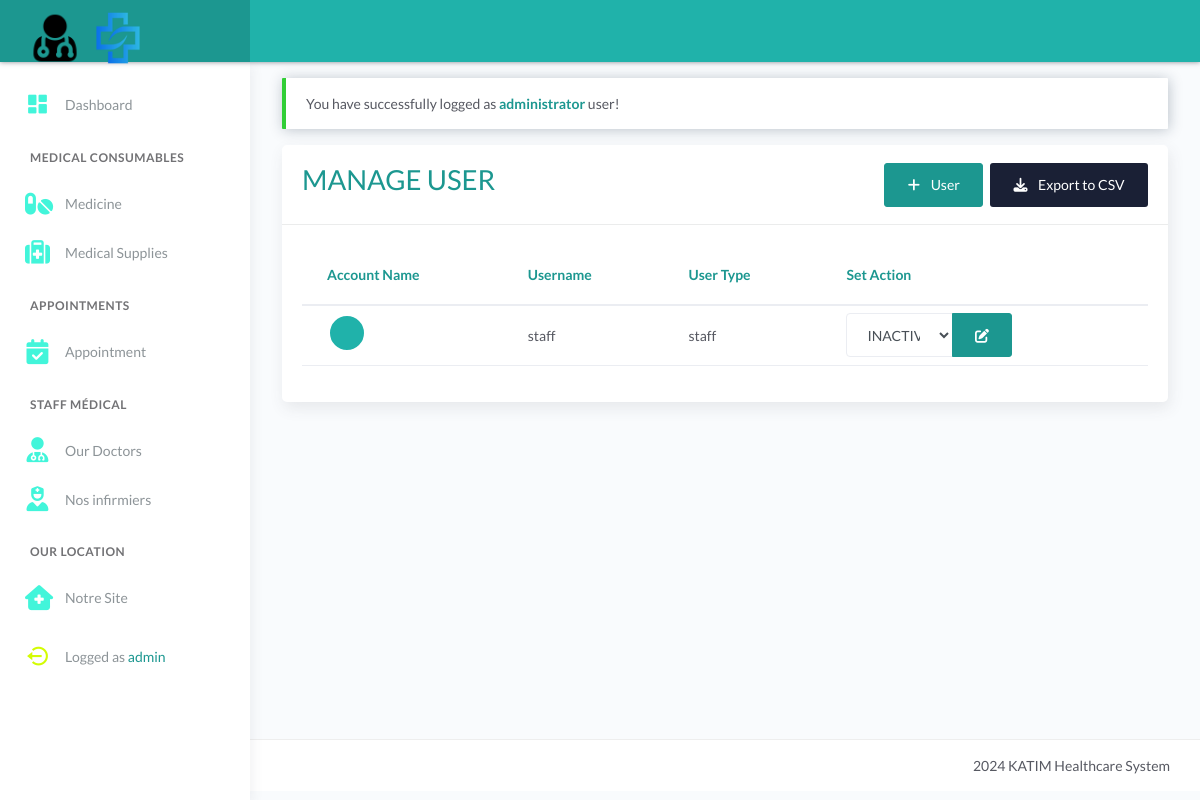
The app's page /manage-user.php (signed in), older data.
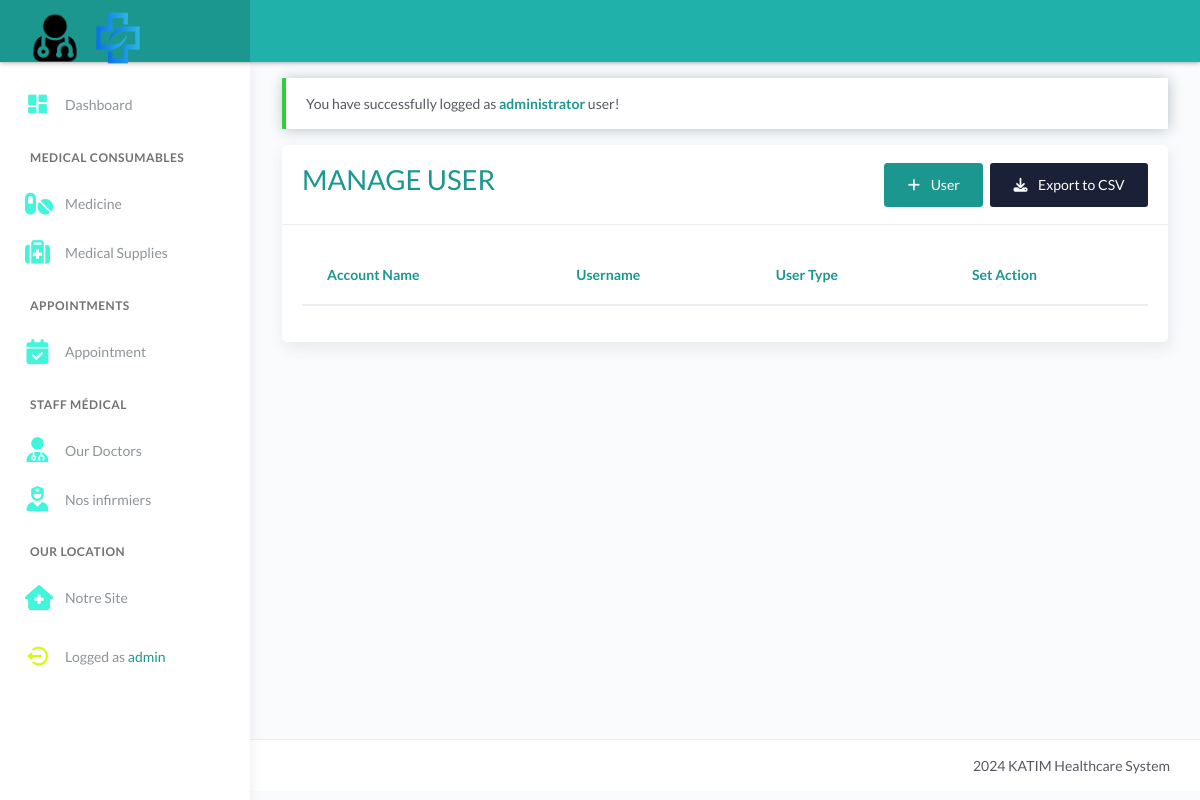
The same page, newer data.
### tables this page shows
CREATE TABLE `tbl_users` (
  `id` int(11) NOT NULL AUTO_INCREMENT,
  `username` varchar(50) DEFAULT NULL,
  `password` varchar(100) DEFAULT NULL,
  `user_type` varchar(20) DEFAULT NULL,
  `avatar` text DEFAULT NULL,
  `created_at` timestamp NOT NULL DEFAULT current_timestamp(),
  PRIMARY KEY (`id`)
);

### manage-user.php (the view, shortened to what this page needs)
<?php include 'server/server.php' ?>
<?php
	$user = $_SESSION['username'];
	$query = "SELECT * FROM tbl_users WHERE (username !='$user' AND username !='resident') ORDER BY `created_at` DESC";
    $result = $conn->query($query);
    $users = array();
	while($row = $result->fetch_assoc()){
		$users[] = $row;
	}
?>
<!DOCTYPE html>
<html lang="en">
<head>
	<?php include 'templates/header.php' ?>
</head>
<body>
	<div class="wrapper">
		<?php include 'templates/main-header.php' ?>
		<?php include 'templates/sidebar.php' ?>
		<div class="main-panel">
			<div class="content">
				<div class="page-inner">
					<div class="row mt--2">
						<div class="col-md-12">
							<?php if(isset($_SESSION['message'])): ?>
								<div class="alert alert-<?= $_SESSION['success']; ?> <?= $_SESSION['success']=='danger' ? 'bg-danger text-light' : null ?>" role="alert">
									<?php echo $_SESSION['message']; ?>
								</div>
							<?php endif ?>
                            <div class="card">
								<div class="card-header">
									<div class="card-head-row">
										<div class="card-title text-primary">
											<h1>MANAGE USER</h1>
										</div>
										<div class="card-tools">
											<a href="manage_user_add_form.php" class="btn btn-primary mr-1">
												<i class="fa fa-plus mr-2"></i>
												User
											</a>
											<button onclick="Export()" class="btn btn-default btn-default">
												<i class="fa fa-download mr-2"></i>
												Export to CSV
											</button>
										</div>
									</div>
								</div>
								<div class="card-body">
									<div class="table-responsive">
										<table class="table">
											<thead>
												<tr class="text-primary">
													<th scope="col">Account Name</th>
													<th scope="col">Username</th>
													<th scope="col">User Type</th>
													<th scope="col">Set Action</th>
												</tr>
											</thead>
											<tbody>
												<?php foreach($users as $row): ?>
													<tr>
														<td>
															<div class="avatar avatar-sm">
																<span class="avatar-title rounded-circle border border-white" style="background-color: lightseagreen"><?= ucwords($row['display_name'][0]) ?></span>
															</div>
														</td>
														<td><?= $row['username'] ?></td>
														<td><?= $row['user_type'] ?></td>
														<td>
															<div class="input-group mr-1" style="width:60%">
																<select class="form-control" id="formGroupDefaultSelect">
																	<option value="0" <?=$row['status'] == 0 ? 'selected="selected"' : '';?>">INACTIVE</option>
																</select>
																<div class="input-group-append">
																	<a href="manage_user_update_status.php?id=<?= $row['id'] ?>&status=<?= $row['status']==1?0:1 ?>" onclick="return confirm('Do you want to changes?');" class="btn btn-primary" data-toggle="tooltip" data-placement="top" title="Update user status">
																	<i class="fa fa-edit"></i>
																	</a>
																</div>
															</div>
														</td>
													</tr>
												<?php endforeach ?>
											</tbody>
										</table>
									</div>
								</div>
							</div>
						</div>
					</div>
				</div>
			</div>
			<?php include 'templates/main-footer.php' ?>
		</div>
	</div>
</body>
</html>

### templates/header.php (shortened to what this page needs)
<link rel="stylesheet" href="assets/css/bootstrap.min.css">
<link rel="stylesheet" href="assets/css/atlantis.css">
<link rel="stylesheet" href="assets/css/custom.css">

### templates/main-header.php (shortened to what this page needs)
<div class="main-header">
    <div class="logo-header">
        <a href="dashboard.php" class="logo">
            <img src="assets/img/oo.png" style="width: 60px; height:60px;" alt="navbar brand" class="navbar-brand">
 <img
  src="assets/img/kk.png"
  style=" width:60px; height: 70px;color: red"
  alt="navbar brand"
  class="navbar-brand">
        </a>
    </div>
    <nav class="navbar navbar-header navbar-expand-lg" data-background-color="blue2"></nav>
</div>

### templates/sidebar.php (shortened to what this page needs)
<?php
function PageName() {
  return substr( $_SERVER["SCRIPT_NAME"], strrpos($_SERVER["SCRIPT_NAME"],"/") +1);
}
$current_page = PageName();
?>
<link rel="stylesheet" href="https://cdnjs.cloudflare.com/ajax/libs/font-awesome/6.5.1/css/all.min.css"/>
<link href='https://unpkg.com/boxicons@2.1.4/css/boxicons.min.css' rel='stylesheet'>
<link rel="stylesheet" href= https://cdnjs.cloudflare.com/ajax/libs/font-awesome/6.7.1/css/solid.min.css"/>
<link rel="stylesheet" href= https://cdnjs.cloudflare.com/ajax/libs/font-awesome/6.7.1/js/solid.min.js"/>
<link rel="stylesheet" href="https://cdnjs.cloudflare.com/ajax/libs/font-awesome/6.5.1/css/all.min.css" />
<div class="sidebar sidebar-style-2">
    <div class="sidebar-wrapper scrollbar scrollbar-inner">
        <div class="sidebar-content">
            <ul class="nav nav-primary">
                <li class="nav-item <?= $current_page=='dashboard.php' || $current_page=='dashboard_announcement_detail.php' ? 'active' : null ?>">
                    <a href="dashboard.php" >
                        <i style="color: #42f5da; font-size: 25px;" class='bx bxs-dashboard'></i>
                        <p>Dashboard</p>
                    </a>
                </li>
                <li class="nav-section">
                    <h4 class="text-section">MEDICAL CONSUMABLES</h4>
                </li>
                        <li class="nav-item <?= $current_page=='medicine.php' || $current_page=='medicine_add_form.php'  || $current_page=='medicine_update_form.php' ? 'active' : null ?>">
                            <a href="medicine.php" >
                                <i class="fas fa-pills" style="color: #42f5da; font-size: 25px;"></i>
                                <p>Medicine</p>
                            </a>
                        </li>
                        <li class="nav-item <?= $current_page=='supplies.php' || $current_page=='supplies_update_form.php' || $current_page=='supplies_add_form.php' ? 'active' : null ?>">
                            <a href="supplies.php" >
                                <i style="color: #42f5da; font-size: 25px;" class="fas fa-medkit"></i>
                                <p>Medical Supplies</p>
                            </a>
                        </li>
                <li class="nav-section">
                    <h4 class="text-section">APPOINTMENTS</h4>
                </li>
                        <li class="nav-item <?= $current_page=='appointment.php' || $current_page=='appointment_detail.php' || $current_page=='appointment_add_form.php' || $current_page=='appointment_update_form.php' ? 'active' : null ?>">
                            <a href="appointment.php" >
                               <i style="color: #42f5da; font-size: 25px;" class="fa-solid fa-calendar-check"></i>
                                <p>Appointment</p>
                            </a>
                        </li>
                <?php if(isset($_SESSION['username']) && $_SESSION['role']!='medical-admin'): ?>
                <li class="nav-section">
                    <h4 class="text-section">Staff Médical</h4>
                </li>
                        <li class="nav-item <?= $current_page=='officials.php' ? 'active' : null ?>">
                            <a href="officials.php" >
                           <i class="fa-solid fa-user-doctor" style="color: #42f5da; font-size: 25px;"></i>
                                <p>Our Doctors</p>
                            </a>
                        </li>
                        <li class="nav-item <?= $current_page=='nurse.php' ? 'active' : null ?>">
                             <a href="nurse.php" >
                      <i class="fa-solid fa-user-nurse" style="color: #42f5da; font-size: 25px;"></i>
                                <p>Nos infirmiers</p>
                            </a>
                        </li>
                        <?php endif ?>
                <li class="nav-section">
                    <h4 class="text-section">Our location</h4>
                </li>
                        <li class="nav-item <?= $current_page=='barangay-info.php' || $current_page=='appointment_detail.php' || $current_page=='appointment_add_form.php' || $current_page=='appointment_update_form.php' ? 'active' : null ?>">
                            <a href="barangay-info.php" >
                             <i style="color: #42f5da; font-size: 25px;" class="fa-solid fa-house-medical"></i>
                                <p>Notre Site</p>
                            </a>
                        </li>
                <li class="nav-item " style="position: relative;top: 10px; display: inline-block;">
                    <a href="model/logout.php">
                        <i class="bx bx-log-out-circle" style="color: #d3fc03; font-size: 25px;"></i>
                        <p>Logged as <span class='text-primary'><?php echo $_SESSION['username']; ?></span></p>
                    </a>
                </li>
            </ul>
        </div>
    </div>
</div>

### templates/main-footer.php (shortened to what this page needs)
<footer class="footer">
    <div class="container-fluid">
        <div class="copyright ml-auto">
            2024 KATIM Healthcare System
        </div>
    </div>
</footer>

### templates/main-header.php (style rules this page uses)
.navbar-header[data-background-color="blue2"] { background: lightseagreen !important; }
.logo-header { background: #1c9790 !important; }

### manage-user.php (style rules this page uses)
.text-primary, .text-primary a { color: #1c9790 !important; }
.btn-primary, .btn-primary:hover, .btn-primary:focus, .btn-primary:disabled { background: #1c9790 !important; border-color: #1c9790 !important; }

Row changes from the older to the newer data that the page shows:
removed tbl_users: username "staff", user_type "staff", value "INACTIVE"
